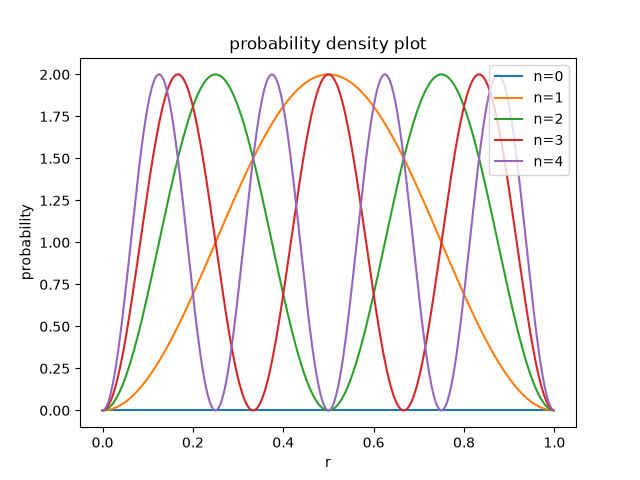

The Python source for this figure:
#probability density plot
import matplotlib.pyplot as plt
import numpy as np
import math
from numpy import exp
from numpy import pi
number = np.arange(0,5,1)
for n in number:
  radius = []
  wavefunction =[]
  for r in np.arange(0,1,0.002):
    y =(np.sqrt(2/1)*np.sin(n*np.pi*r))
    R=y*y
    radius.append(r)
    wavefunction.append(R)
  plt.plot(radius,wavefunction, label=f'n={n}')
plt.title("probability density plot")
plt.xlabel("r")
plt.ylabel("probability")
plt.legend(loc='upper right')
plt.show()
